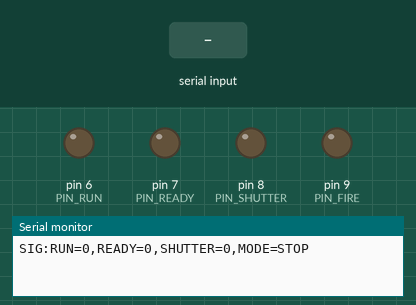
The program below on a simulated Arduino Uno, built with avr-gcc and run on an emulated ATmega328P. On the bench: output pins drawn as LEDs (lit = HIGH), the last lines printed to the serial monitor. The inputs (shaded band) are chosen by the test bench.

Above: at 1.2 s.
1.3 s: "RUN_ON\n" received over Serial
At 1.6 s:
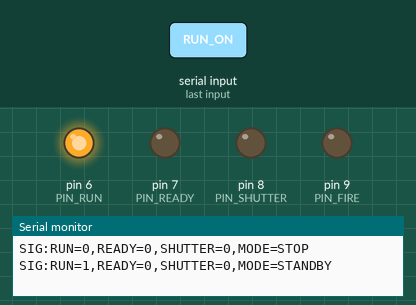
3.5 s: "ESTOP\n" received over Serial
5.0 s: "READY_ON\n" received over Serial
Timing chart, 0 to 8.0 s (numbered marks = the images above; inputs shaded):
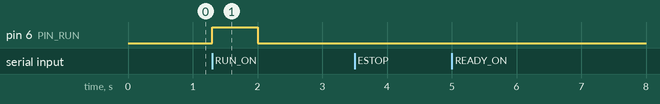

The program:

main.cpp
```cpp
#include <Arduino.h>

/*
 * inlite_firmware.ino  (v4 - adds PRIME burst)
 * Inlite laser control - Arduino Uno firmware
 *
 * Controls: RUN/STOP, STANDBY/READY, SHUTTER, FLASHLAMP FIRE, PRIME (burst).
 * (Q-switch enable intentionally NOT included in this version.)
 *
 *   Arduino pin HIGH -> transistor ON -> laser input pulled to GROUND -> ASSERTED
 *   Arduino pin LOW  -> transistor OFF -> laser internal pull-up holds idle (SAFE)
 *
 * Command vocabulary (MUST match the GUI):
 *   RUN_ON / RUN_OFF
 *   READY_ON / READY_OFF
 *   SHUTTER_OPEN / SHUTTER_CLOSE
 *   FIRE          (momentary, single flashlamp pulse)
 *   PRIME         (burst of PRIME_SHOTS flashlamp pulses at 20 Hz, shutter closed)
 *   PING          (heartbeat)
 *   ESTOP         (drop all to safe)
 *
 * Reports one SIG: line after each change so the GUI lights match real pin state.
 *
 * ----------------------------------------------------------------------------
 * SAFETY: enforces operating SEQUENCE only. NOT a safety system.
 * Real safety = hardware interlocks (DB-15 pins 7&8, 2&10), key switch,
 * physical shutter, eyewear. Laser must be in IF,E and the correct PF mode;
 * interlock loops CLOSED.
 * NOTE: Without Q-switch enable, the laser reaches READY but will not emit
 * Q-switched pulses unless Q-switching is enabled by other means.
 * ----------------------------------------------------------------------------
 */

// ---- Pin assignments (clear of 0,1 = serial and 13 = onboard LED) ----
const int PIN_RUN     = 6;   // -> RUN/STOP        (DB-15 pin 3)
const int PIN_READY   = 7;   // -> STANDBY/READY   (DB-15 pin 4)
const int PIN_SHUTTER = 8;   // -> SHUTTER         (DB-15 pin 5)
const int PIN_FIRE    = 9;   // -> FLASHLAMP FIRE  (DB-15 pin 15)

// ---- Fire pulse timing ((10) 10us- (5000)5ms) ----
const unsigned long FIRE_PULSE_US = 10;

// ---- Prime burst (non-blocking): feeds the VR voltage ramp ----
const int           PRIME_SHOTS       = 100;  // matches VR ramp (500 V over 100 shots)
const unsigned long PRIME_INTERVAL_MS = 50;   // 20 Hz (laser HZ=20); 1/20 s = 50 ms
int           primeShotsLeft = 0;
unsigned long primeLastShot  = 0;

// ---- Watchdog: drop to safe if GUI stops sending PING ----
const unsigned long HEARTBEAT_TIMEOUT_MS = 2000;  // GUI pings ~every 500 ms
unsigned long lastHeartbeat = 0;
bool linkAlive = true;

// ---- Serial input buffer ----
const uint8_t CMD_BUF_SIZE = 24;
char cmdBuf[CMD_BUF_SIZE];
uint8_t cmdLen = 0;

// ---- Held-signal states ----
bool sRun = false, sReady = false, sShutter = false;

void setAllSafe() {
  primeShotsLeft = 0;             // cancel any in-progress prime burst
  digitalWrite(PIN_FIRE, LOW);
  digitalWrite(PIN_SHUTTER, LOW); sShutter = false;
  digitalWrite(PIN_READY, LOW);   sReady = false;
  digitalWrite(PIN_RUN, LOW);     sRun = false;
}

void reportSignals() {
  Serial.print(F("SIG:RUN="));    Serial.print(sRun ? 1 : 0);
  Serial.print(F(",READY="));     Serial.print(sReady ? 1 : 0);
  Serial.print(F(",SHUTTER="));   Serial.print(sShutter ? 1 : 0);
  Serial.print(F(",MODE="));
  if (!sRun)            Serial.println(F("STOP"));
  else if (!sReady)     Serial.println(F("STANDBY"));
  else                  Serial.println(F("READY"));
}

void fireSingleShot() {
  if (!linkAlive) { Serial.println(F("ERR:LINK_STALE")); return; }
  // Flashlamp fire allowed when at least RUN+READY+SHUTTER are set.
  if (sRun && sReady && sShutter) {
    digitalWrite(PIN_FIRE, HIGH);
    delayMicroseconds(FIRE_PULSE_US);
    digitalWrite(PIN_FIRE, LOW);
    Serial.println(F("EVENT:FIRED"));
  } else {
    Serial.println(F("ERR:NOT_ARMED"));
  }
}

void startPrime() {
  if (!linkAlive)            { Serial.println(F("ERR:LINK_STALE")); return; }
  if (primeShotsLeft > 0)    { Serial.println(F("ERR:PRIME_BUSY")); return; }
  // Require RUN+READY; REFUSE if shutter open (prime with the beam contained).
  if (!(sRun && sReady))     { Serial.println(F("ERR:NEED_READY")); return; }
  if (sShutter)              { Serial.println(F("ERR:CLOSE_SHUTTER_FIRST")); return; }
  primeShotsLeft = PRIME_SHOTS;
  primeLastShot  = millis() - PRIME_INTERVAL_MS;  // allow first shot immediately
  Serial.print(F("EVENT:PRIME_START,")); Serial.println(PRIME_SHOTS);
}

// Called every loop(); fires one flashlamp pulse per interval until done.
void servicePrime() {
  if (primeShotsLeft <= 0) return;
  // Abort if arming was lost mid-burst (watchdog, ESTOP, READY_OFF, RUN_OFF).
  if (!(sRun && sReady)) {
    primeShotsLeft = 0;
    Serial.println(F("EVENT:PRIME_ABORT"));
    return;
  }
  if (millis() - primeLastShot >= PRIME_INTERVAL_MS) {
    digitalWrite(PIN_FIRE, HIGH);
    delayMicroseconds(FIRE_PULSE_US);
    digitalWrite(PIN_FIRE, LOW);
    primeLastShot = millis();
    primeShotsLeft--;
    Serial.print(F("SHOT_LEFT:")); Serial.println(primeShotsLeft);
    if (primeShotsLeft == 0) Serial.println(F("EVENT:PRIME_DONE"));
  }
}

void handleCommand(const char* cmd) {
  if (strcmp(cmd, "PING") == 0) { lastHeartbeat = millis(); linkAlive = true; return; }

  else if (strcmp(cmd, "ESTOP") == 0) {
    setAllSafe();
    Serial.println(F("EVENT:ESTOP"));
  }
  // ---- RUN/STOP ----
  else if (strcmp(cmd, "RUN_ON") == 0)  { digitalWrite(PIN_RUN, HIGH); sRun = true; }
  else if (strcmp(cmd, "RUN_OFF") == 0) { setAllSafe(); }   // dropping RUN collapses all

  // ---- STANDBY/READY ----
  else if (strcmp(cmd, "READY_ON") == 0) {
    if (sRun) { digitalWrite(PIN_READY, HIGH); sReady = true; }
    else { Serial.println(F("ERR:NEED_RUN")); return; }
  }
  else if (strcmp(cmd, "READY_OFF") == 0) {
    primeShotsLeft = 0;             // dropping READY cancels a prime burst
    digitalWrite(PIN_FIRE, LOW);
    digitalWrite(PIN_SHUTTER, LOW); sShutter = false;
    digitalWrite(PIN_READY, LOW);   sReady = false;
  }
  // ---- SHUTTER ----
  else if (strcmp(cmd, "SHUTTER_OPEN") == 0) {
    if (sRun && sReady) { digitalWrite(PIN_SHUTTER, HIGH); sShutter = true; }
    else { Serial.println(F("ERR:NEED_READY")); return; }
  }
  else if (strcmp(cmd, "SHUTTER_CLOSE") == 0) {
    digitalWrite(PIN_SHUTTER, LOW); sShutter = false;
  }
  // ---- FIRE (single) ----
  else if (strcmp(cmd, "FIRE") == 0) { fireSingleShot(); return; }

  // ---- PRIME (burst) ----
  else if (strcmp(cmd, "PRIME") == 0) { startPrime(); return; }

  else { Serial.println(F("ERR:UNKNOWN_CMD")); return; }

  reportSignals();
}

void setup() {
  pinMode(PIN_RUN, OUTPUT);     digitalWrite(PIN_RUN, LOW);
  pinMode(PIN_READY, OUTPUT);   digitalWrite(PIN_READY, LOW);
  pinMode(PIN_SHUTTER, OUTPUT); digitalWrite(PIN_SHUTTER, LOW);
  pinMode(PIN_FIRE, OUTPUT);    digitalWrite(PIN_FIRE, LOW);
  setAllSafe();

  Serial.begin(115200);
  lastHeartbeat = millis();
  reportSignals();
}

void loop() {
  servicePrime();   // advance the non-blocking prime burst (if running)

  while (Serial.available()) {
    char c = Serial.read();
    if (c == '\n' || c == '\r') {
      if (cmdLen > 0) { cmdBuf[cmdLen] = '\0'; handleCommand(cmdBuf); cmdLen = 0; }
    } else if (cmdLen < CMD_BUF_SIZE - 1) {
      cmdBuf[cmdLen++] = c;
    }
  }

  if (millis() - lastHeartbeat > HEARTBEAT_TIMEOUT_MS) {
    if (sRun || sReady || sShutter) {
      setAllSafe();
      Serial.println(F("EVENT:WATCHDOG_SAFE"));
      reportSignals();
    }
    linkAlive = false;
    lastHeartbeat = millis();
  }
}
```

Measured:
- after the input at 1.3 s, pin 6 (PIN_RUN): LOW → HIGH at once, → LOW 0.70 s later
